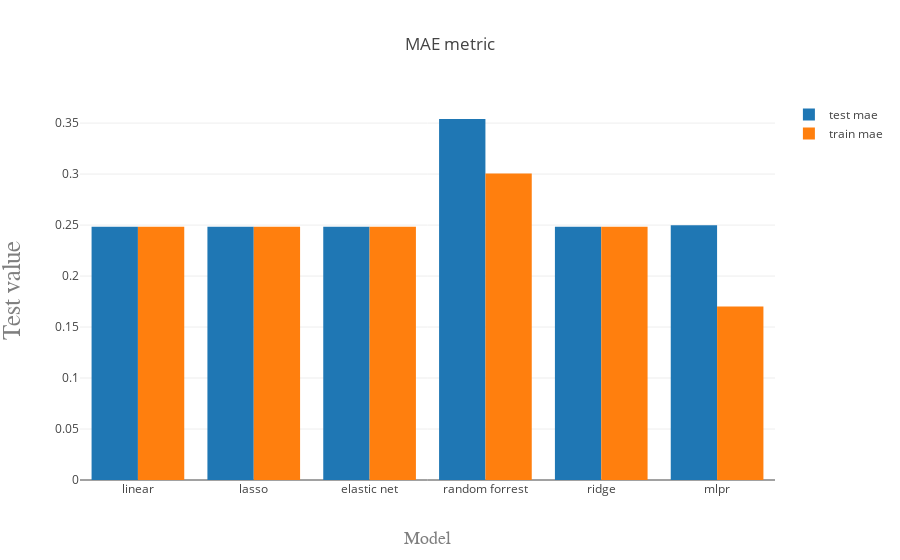

The code cell stored with this chart in its notebook:
### Code cell
trace1 = go.Bar(
    x=results.index,
    y=results['test mae'],
    name='test mae'
)
trace2 = go.Bar(
    x=results.index,
    y=results['train mae'],
    name='train mae'
)

data = [trace1, trace2]
layout = go.Layout(
    barmode='group',
    
    title='MAE metric',
    xaxis=dict(
        title='Model',
        titlefont=dict(
            family='Courier New, monospace',
            size=18,
            color='#7f7f7f'
        )
    ),
    yaxis=dict(
        title='Test value',
        titlefont=dict(
            family='Courier New, monospace',
            size=25,
            color='#7f7f7f'
        )
    ) 
)

fig = go.Figure(data=data, layout=layout)
py.iplot(fig, filename='grouped-bar')

### Figure 1 — Plotly figure (JSON) as saved in the notebook; plotly's stock layout.template omitted (floating-point values rounded to 4 significant figures)
{"data": [{"name": "test mae", "type": "bar", "x": ["linear", "lasso", "elastic net", "random forrest", "ridge", "mlpr"], "y": [0.2483, 0.2483, 0.2483, 0.354, 0.2483, 0.2498]}, {"name": "train mae", "type": "bar", "x": ["linear", "lasso", "elastic net", "random forrest", "ridge", "mlpr"], "y": [0.2485, 0.2485, 0.2485, 0.3005, 0.2485, 0.1703]}], "layout": {"barmode": "group", "title": "MAE metric", "xaxis": {"title": "Model", "titlefont": {"color": "#7f7f7f", "family": "Courier New, monospace", "size": 18}}, "yaxis": {"title": "Test value", "titlefont": {"color": "#7f7f7f", "family": "Courier New, monospace", "size": 25}}}}
